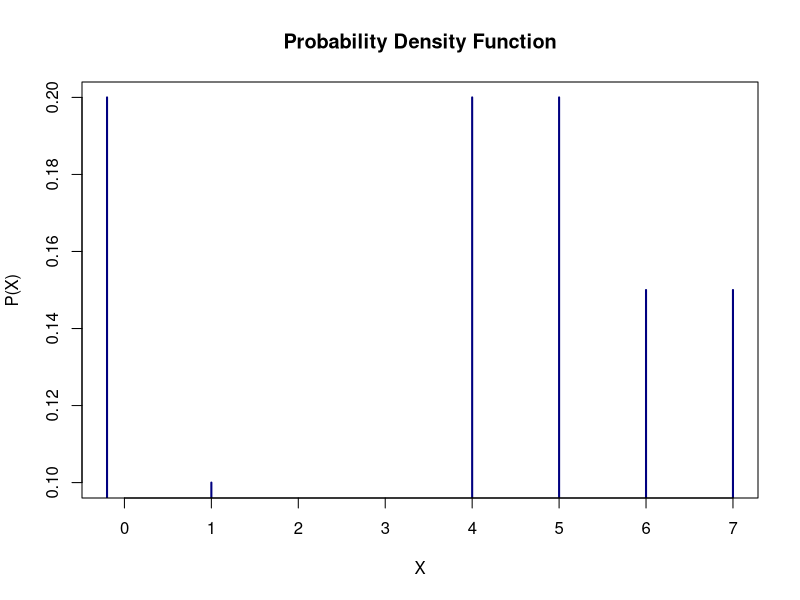
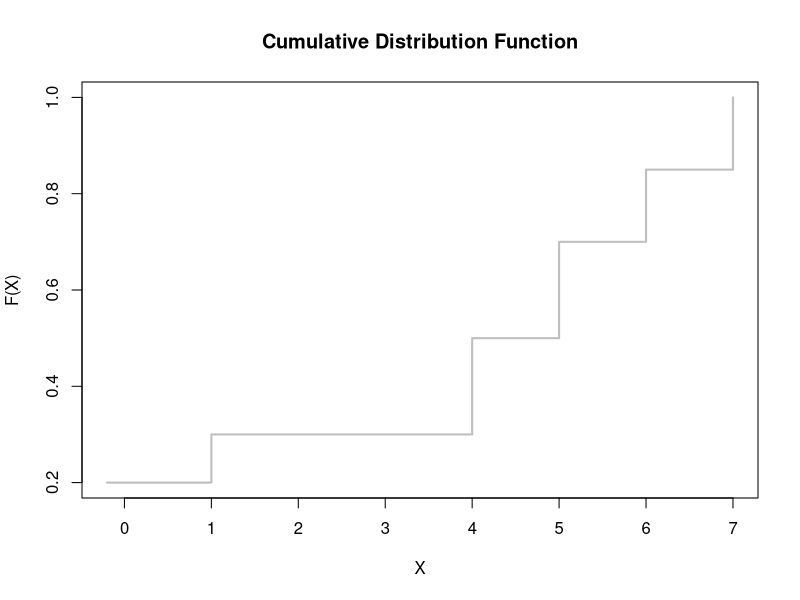

Here is the R script that generated these plots, in order:
## ---- chunk 1
# Define the possible outcomes and their probabilities
outcomes <- c(0, 1, 2, 3)
probabilities <- c(1/8, 3/8, 3/8, 1/8)

# Calculate the mean (expected value)
mean_X <- sum(outcomes * probabilities)

# Calculate the variance
var_X <- sum((outcomes - mean_X)^2 * probabilities)

mean_X
var_X

# Set the number of simulations
n_simulations <- 10000

# Simulate tossing three coins 10,000 times
simulations <- replicate(n_simulations, sum(sample(c(0, 1), 3, replace = TRUE)))

# Compute the simulated mean
simulated_mean <- mean(simulations)

# Compute the simulated variance
simulated_var <- var(simulations)

simulated_mean
simulated_var

# Check if the simulated mean is within 2% of the theoretical mean
mean_within_2_percent <- abs((simulated_mean - mean_X) / mean_X) <= 0.02

# Check if the simulated variance is within 2% of the theoretical variance
var_within_2_percent <- abs((simulated_var - var_X) / var_X) <= 0.02

mean_within_2_percent
var_within_2_percent
## ---- chunk 2
# Define the values and their probabilities
values <- c(1, 2, 3, 4)
probabilities <- c(0.2, 0.3, 0.1, 0.4)

# Calculate E[X]
expected_X <- sum(values * probabilities)
expected_X

# Calculate 1/E[X]
inverse_expected_X <- 1 / expected_X
inverse_expected_X

# Calculate E[1/X]
expected_1_over_X <- sum((1 / values) * probabilities)
expected_1_over_X

# Calculate E[X^2]
expected_X_squared <- sum((values^2) * probabilities)
expected_X_squared

# Calculate E[X]^2
expected_X_squared_empirical <- (sum(values * probabilities))^2
expected_X_squared_empirical

# Check if E[X]^2 is equal to E[X^2]
equality1 <- expected_X_squared_empirical == expected_X_squared

# Check if E[1/X] is equal to 1/E[X]
equality2 <- expected_1_over_X == inverse_expected_X

equality1
equality2
## ---- chunk 3
# Define the distribution
x <- c(-0.2, 1, 4, 5, 6, 7)
p <- c(0.2, 0.1, 0.2, 0.2, 0.15, 0.15)

# Check if it's a probability function
if(sum(p) == 1){
  print("The distribution is a probability function.")
} else {
  print("The distribution is not a probability function.")
}

# Plot the PDF
plot(x, p, type = "h", lwd = 2, col = "navy", xlab = "X", ylab = "P(X)", main = "Probability Density Function")

# Obtain and plot the CDF
cdf <- cumsum(p)
plot(x, cdf, type = "s", lwd = 2, col = "gray", xlab = "X", ylab = "F(X)", main = "Cumulative Distribution Function")
## ---- chunk 4
#Function A
# Define the integral equation and solve for k
k_a <- 1 / (integrate(function(x) x^(4)/5, lower = 0, upper = 1)$value)
k_a

#Function B
# Define the integral equation and solve for k
k_b <- 1 / (integrate(function(x) x^2, lower = 0, upper = 2)$value)
k_b

#Function C
# Define the integral equation and solve for k
k_c <- 1 / (integrate(function(x) sqrt(x)/2, lower = 0, upper = 1)$value)
k_c
## ---- chunk 5
# (Example problem to help)
# Define the interval 
a <- 2
b <- 6

# Generate a uniform random variable
X <- runif(10000, min=a, max=b)

# Calculate the expected value (mean)
E_X <- mean(X)
print(paste("E[X] = ", E_X))

# Calculate the variance
Var_X <- var(X)
print(paste("Var(X) = ", Var_X))
